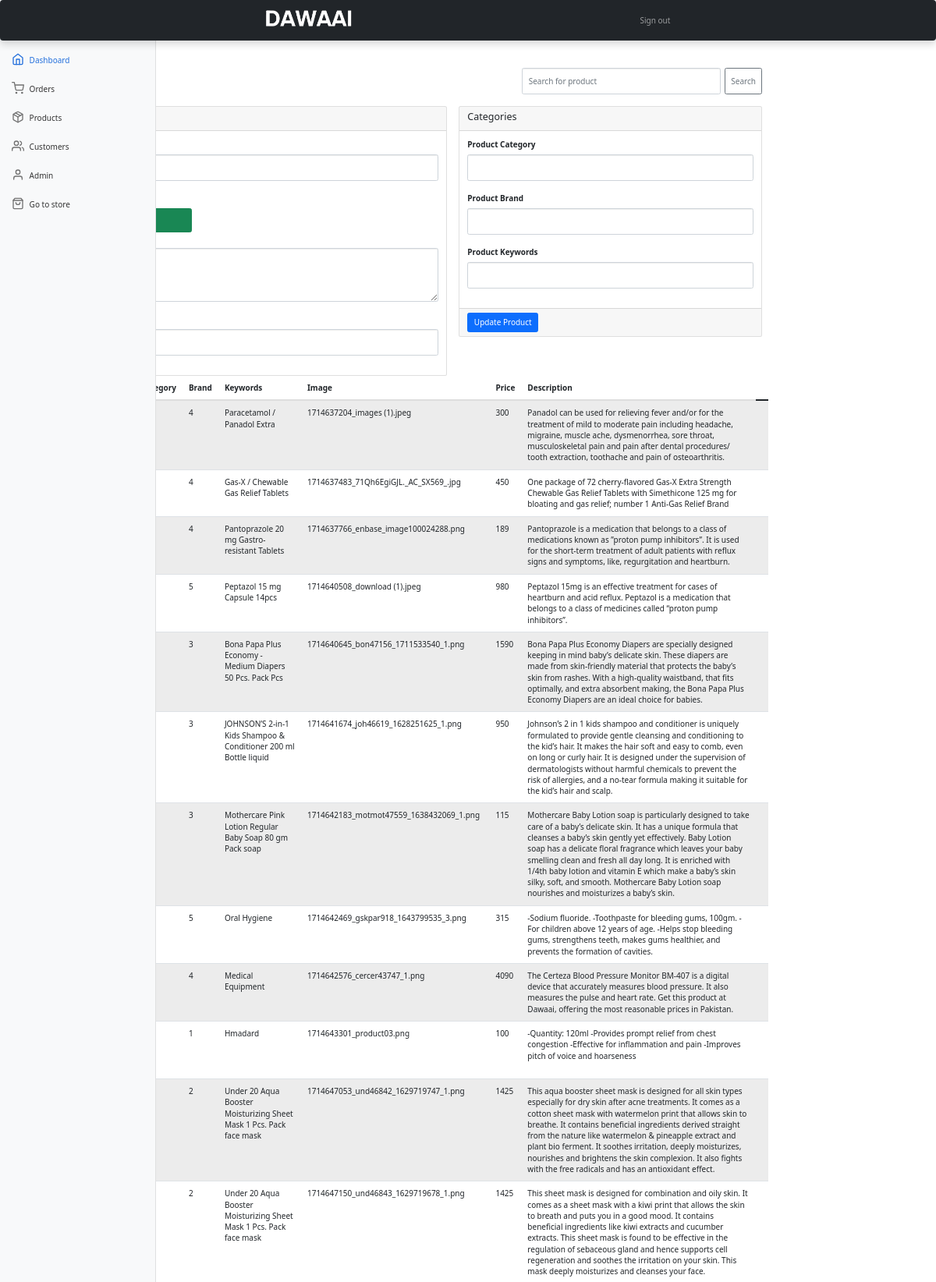
Screenshot of /admin/products.php (signed in, upper part) with the database file from the repository.
### tables this page shows
CREATE TABLE `products` (
  `product_id` int(100) NOT NULL,
  `product_cat` int(100) NOT NULL,
  `product_brand` int(100) NOT NULL,
  `product_title` varchar(255) NOT NULL,
  `product_price` int(255) NOT NULL,
  `product_desc` text NOT NULL,
  `product_image` text NOT NULL,
  `product_keywords` text NOT NULL
);

### admin/includes/functions.php (called while the page is built, shortened)
<?php
$connection = mysqli_connect("localhost", "root", "", "dawai");
function query($query)
{
    global $connection;
    $run = mysqli_query($connection, $query);
    if ($run) {
        while ($row = $run->fetch_assoc()) {
            $data[] = $row;
        }
        return $data;
    } else {
        return 0;
    }
}
function all_items()
{
    $query = "SELECT * FROM products";
    $data = query($query);
    return $data;
}
function check_admin($id)
{
    $query = "SELECT admin_id FROM admin_info where admin_id='$id'";
    $row = query($query);
    if (empty($row)) {
        return 0;
    } else {
        return 1;
    }
}

### admin/products.php (the view, shortened to what this page needs)
<?php
include "includes/head.php";
?>
<body>
    <?php
    include "includes/header.php"
    ?>
    <?php
    include "includes/sidebar.php";
    ?>
    <main class="col-md-9 ms-sm-auto col-lg-10 px-md-4">
        <div class="container">
            <div class="row align-items-start">
                <div class="col">
                    <br>
                    <h2>Products details</h2>
                    <br>
                </div>
                <div class="col">
                    <br>
                    <form class="d-flex" method="GET" action="products.php">
                        <input class="form-control me-2 col" type="search" name="search_item_name" placeholder="Search for product" aria-label="Search">
                        <button class="btn btn-outline-secondary" type="submit" name="search_item" value="search">Search</button>
                    </form>
                    <br>
                </div>
            </div>
        </div>
      <div class="content">
        <div class="container-fluid">
          <form action="" method="post" type="form" name="form" enctype="multipart/form-data">
          <div class="row">
         <div class="col-md-7">
            <div class="card">
              <div class="card-header card-header-primary">
                <h5 class="title">Add Product</h5>
              </div>
              <div class="card-body">
                  <div class="row">
                    <div class="col-md-12">
                      <div class="form-group">
                        <label>Product Title</label>
                        <input type="text" id="product_name" required name="product_name" class="form-control">
                      </div>
                    </div>
                    <div class="col-md-4">
                      <div class="">
                        <label for="">Add Image</label>
                      </div>
                    </div>
                     <div class="col-md-12">
                      <div class="form-group">
                        <label>Description</label>
                        <textarea rows="4" cols="80" id="details" required name="details" class="form-control"></textarea>
                      </div>
                    </div>
                    <div class="col-md-12">
                      <div class="form-group">
                        <label>Pricing</label>
                        <input type="text" id="price" name="price" required class="form-control" >
                      </div>
                    </div>
                  </div>
              </div>
            </div>
          </div>
          <div class="col-md-5">
            <div class="card">
              <div class="card-header card-header-primary">
                <h5 class="title">Categories</h5>
              </div>
              <div class="card-body">
                  <div class="row">
                    <div class="col-md-12">
                      <div class="form-group">
                        <label>Product Category</label>
                        <input type="number" id="product_type" name="product_type" required="[1-6]" class="form-control">
                      </div>
                    </div>
                    <div class="col-md-12">
                      <div class="form-group">
                        <label for="">Product Brand</label>
                        <input type="number" id="brand" name="brand" required class="form-control">
                      </div>
                    </div>
                    <div class="col-md-12">
                      <div class="form-group">
                        <label>Product Keywords</label>
                        <input type="text" id="tags" name="tags" required class="form-control" >
                      </div>
                    </div>
                  </div>
              </div>
              <div class="card-footer">
                  <button type="submit" id="btn_save" name="btn_save" required class="btn btn-fill btn-primary">Update Product</button>
              </div>
            </div>
          </div>
        </div>
         </form>
        </div>
      </div>
        <div class="table-responsive">
            <table class="table table-striped table-sm">
                <thead>
                    <tr>
                        <th scope="col">#</th>
                        <th scope="col">ID</th>
                        <th scope="col">Product Name</th>
                        <th scope="col">Category</th>
                        <th scope="col">Brand</th>
                        <th scope="col">Keywords</th>
                        <th scope="col">Image</th>
                        <th scope="col">Price</th>
                        <th scope="col">Description</th>
                </thead>
                <tbody>
                    <?php
                    $data = all_items();
                    if (isset($data)) {
                        $num = sizeof($data);
                        for ($i = 0; $i < $num; $i++) {
                    ?>
                            <tr>
                                <td><?php echo $i ?></td>
                                <td><?php echo $data[$i]['product_id'] ?></td>
                                <td><?php echo $data[$i]['product_title'] ?></td>
                                <td><?php echo $data[$i]['product_brand'] ?></td>
                                <td><?php echo $data[$i]['product_cat'] ?></td>
                                <td><?php echo $data[$i]['product_keywords'] ?></td>
                                <td><?php echo $data[$i]['product_image'] ?></td>
                                <td><?php echo $data[$i]['product_price'] ?></td>
                                <td><?php echo $data[$i]['product_desc'] ?></td>
                                <td>
                                </td>
                            </tr>
                    <?php
                        }
                    }
                    ?>
                </tbody>
            </table>
        </div>
    </main>
</body>

### admin/includes/head.php (shortened to what this page needs)
<?php
include "includes/functions.php";
if (isset($_SESSION['admin_id'])) {
    $check_admin = check_admin($_SESSION['admin_id']);
} else {
    post_redirect("login.php");
}
?>
<!doctype html>
<html lang="en">
<head>
    <link href="bootstrap.min.css" rel="stylesheet">
    <link href="dashboard.css" rel="stylesheet">
    <link href="https://cdn.jsdelivr.net/npm/bootstrap@5.1.3/dist/css/bootstrap.min.css" rel="stylesheet">
</head>

### admin/includes/header.php
<header class="navbar navbar-dark  sticky-top bg-dark flex-md-nowrap  shadow ">
    <a href="index.php"> <img src="../img/icon.png" style="height: 40px; display: inline; padding-bottom: 5px; width:150px;"></a>
    <div class="navbar-nav">
        <div class="nav-item text-nowrap">
            <a class="nav-link px-3" href="logout.php">Sign out</a>
        </div>
    </div>
</header>

### admin/includes/sidebar.php
<nav id="sidebarMenu" class="col-md-3 col-lg-2 d-md-block bg-light sidebar collapse">
    <div class="position-sticky pt-3">
        <ul class="nav flex-column">
            <li class="nav-item">
                <a class="nav-link active" aria-current="page" href="index.php">
                    <span data-feather="home"></span>
                    Dashboard
                </a>
            </li>
            <li class="nav-item">
                <a class="nav-link" href="orders.php">
                    <span data-feather="shopping-cart"></span>
                    Orders
                </a>
            </li>
            <li class="nav-item">
                <a class="nav-link" href="products.php">
                    <span data-feather="package"></span>
                    Products
                </a>
            </li>
            <li class="nav-item">
                <a class="nav-link" href="customers.php">
                    <span data-feather="users"></span>
                    Customers
                </a>
            </li>
            <li class="nav-item ">
                <a class="nav-link" href="admin.php">
                    <span data-feather="user"></span>
                    Admin
                </a>
            </li>
            <li class="nav-item ">
                <a class="nav-link" href="../index.php">
                    <span data-feather="shopping-bag"></span>
                    Go to store
                </a>
            </li>
        </ul>
    </div>
</nav>

### admin/dashboard.css (style rules this page uses)
body { font-size: 0.875rem; }
.feather { width: 16px; height: 16px; vertical-align: text-bottom; }
.sidebar { position: fixed; top: 0; bottom: 0; left: 0; z-index: 100; padding: 48px 0 0; box-shadow: inset -1px 0 0 rgba(0, 0, 0, 0.1); }
.sidebar .nav-link { font-weight: 500; color: #333; }
.sidebar .nav-link .feather { margin-right: 4px; color: #727272; }
.sidebar .nav-link.active { color: #2470dc; }
.sidebar .nav-link:hover .feather, .sidebar .nav-link.active .feather { color: inherit; }

### rows the page displays
products: product_cat "4", product_keywords "Paracetamol / Panadol Extra", product_image "1714637204_images (1).jpeg", product_price "300", product_desc "Panadol can be used for relieving fever and/or for the treatment of mild to moderate pain including headache, migraine, muscle ache, dysmenorrhea, sore throat, musculoskeletal pain and pain after dental procedures/ tooth extraction, toothache and pain of osteoarthritis."
products: product_cat "4", product_keywords "Gas-X / Chewable Gas Relief Tablets", product_image "1714637483_71Qh6EgiGJL._AC_SX569_.jpg", product_price "450", product_desc "One package of 72 cherry-flavored Gas-X Extra Strength Chewable Gas Relief Tablets with Simethicone 125 mg for bloating and gas relief; number 1 Anti-Gas Relief Brand"
products: product_cat "4", product_keywords "Pantoprazole 20 mg Gastro-resistant Tablets", product_image "1714637766_enbase_image100024288.png", product_price "189", product_desc "Pantoprazole is a medication that belongs to a class of medications known as ”proton pump inhibitors”. It is used for the short-term treatment of adult patients with reflux signs and symptoms, like, regurgitation and heartburn."
products: product_cat "5", product_keywords "Peptazol 15 mg Capsule 14pcs", product_image "1714640508_download (1).jpeg", product_price "980", product_desc "Peptazol 15mg is an effective treatment for cases of heartburn and acid reflux. Peptazol is a medication that belongs to a class of medicines called “proton pump inhibitors”."
products: product_cat "3", product_keywords "Bona Papa Plus Economy - Medium Diapers 50 Pcs. Pack Pcs", product_image "1714640645_bon47156_1711533540_1.png", product_price "1590", product_desc "Bona Papa Plus Economy Diapers are specially designed keeping in mind baby’s delicate skin. These diapers are made from skin-friendly material that protects the baby’s skin from rashes. With a high-quality waistband, that fits optimally, and extra absorbent making, the Bona Papa Plus Economy Diapers are an ideal choice for babies."
products: product_cat "3", product_keywords "JOHNSON’S 2-in-1 Kids Shampoo & Conditioner 200 ml Bottle liquid", product_image "1714641674_joh46619_1628251625_1.png", product_price "950", product_desc "Johnson’s 2 in 1 kids shampoo and conditioner is uniquely formulated to provide gentle cleansing and conditioning to the kid’s hair. It makes the hair soft and easy to comb, even on long or curly hair. It is designed under the supervision of dermatologists without harmful chemicals to prevent the risk of allergies, and a no-tear formula making it suitable for the kid’s hair and scalp."
products: product_cat "3", product_keywords "Mothercare Pink Lotion Regular Baby Soap 80 gm Pack soap", product_image "1714642183_motmot47559_1638432069_1.png", product_price "115", product_desc "Mothercare Baby Lotion soap is particularly designed to take care of a baby’s delicate skin. It has a unique formula that cleanses a baby’s skin gently yet effectively. Baby Lotion soap has a delicate floral fragrance which leaves your baby smelling clean and fresh all day long. It is enriched with 1/4th baby lotion and vitamin E which make a baby’s skin silky, soft, and smooth. Mothercare Baby Lotion soap nourishes and moisturizes a baby’s skin."
products: product_cat "5", product_keywords "Oral Hygiene", product_image "1714642469_gskpar918_1643799535_3.png", product_price "315", product_desc "-Sodium fluoride. -Toothpaste for bleeding gums, 100gm. -For children above 12 years of age. -Helps stop bleeding gums, strengthens teeth, makes gums healthier, and prevents the formation of cavities."
products: product_cat "4", product_keywords "Medical Equipment", product_image "1714642576_cercer43747_1.png", product_price "4090", product_desc "The Certeza Blood Pressure Monitor BM-407 is a digital device that accurately measures blood pressure. It also measures the pulse and heart rate. Get this product at Dawaai, offering the most reasonable prices in Pakistan."
products: product_cat "1", product_keywords "Hmadard", product_image "1714643301_product03.png", product_price "100", product_desc "-Quantity: 120ml -Provides prompt relief from chest congestion -Effective for inflammation and pain -Improves pitch of voice and hoarseness"
products: product_cat "2", product_keywords "Under 20 Aqua Booster Moisturizing Sheet Mask 1 Pcs. Pack face mask", product_image "1714647053_und46842_1629719747_1.png", product_price "1425", product_desc "This aqua booster sheet mask is designed for all skin types especially for dry skin after acne treatments. It comes as a cotton sheet mask with watermelon print that allows skin to breathe. It contains beneficial ingredients derived straight from the nature like watermelon & pineapple extract and plant bio ferment. It soothes irritation, deeply moisturizes, nourishes and brightens the skin complexion. It also fights with the free radicals and has an antioxidant effect."
products: product_cat "2", product_keywords "Under 20 Aqua Booster Moisturizing Sheet Mask 1 Pcs. Pack face mask", product_image "1714647150_und46843_1629719678_1.png", product_price "1425", product_desc "This sheet mask is designed for combination and oily skin. It comes as a sheet mask with a kiwi print that allows the skin to breath and puts you in a good mood. It contains beneficial ingredients like kiwi extracts and cucumber extracts. This sheet mask is found to be effective in the regulation of sebaceous gland and hence supports cell regeneration and soothes the irritation on your skin. This mask deeply moisturizes and cleanses your face."
